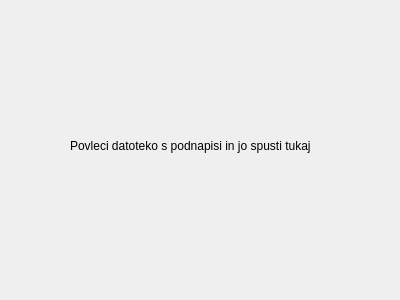
<?xml version="1.0" encoding="UTF-8"?>
<ui version="4.0">
 <class>PopraviPodnapise</class>
 <widget class="QMainWindow" name="PopraviPodnapise">
  <property name="geometry">
   <rect>
    <x>0</x>
    <y>0</y>
    <width>400</width>
    <height>300</height>
   </rect>
  </property>
  <property name="acceptDrops">
   <bool>true</bool>
  </property>
  <property name="windowTitle">
   <string>PopraviPodnapise</string>
  </property>
  <widget class="QWidget" name="centralWidget">
   <property name="acceptDrops">
    <bool>true</bool>
   </property>
   <property name="autoFillBackground">
    <bool>false</bool>
   </property>
   <widget class="QStackedWidget" name="stackedWidget">
    <property name="geometry">
     <rect>
      <x>10</x>
      <y>10</y>
      <width>381</width>
      <height>281</height>
     </rect>
    </property>
    <property name="currentIndex">
     <number>0</number>
    </property>
    <widget class="QWidget" name="page">
     <widget class="QLabel" name="label">
      <property name="geometry">
       <rect>
        <x>60</x>
        <y>110</y>
        <width>241</width>
        <height>51</height>
       </rect>
      </property>
      <property name="minimumSize">
       <size>
        <width>241</width>
        <height>51</height>
       </size>
      </property>
      <property name="maximumSize">
       <size>
        <width>241</width>
        <height>51</height>
       </size>
      </property>
      <property name="text">
       <string>Povleci datoteko s podnapisi in jo spusti tukaj.</string>
      </property>
     </widget>
    </widget>
    <widget class="QWidget" name="page_2">
     <layout class="QVBoxLayout" name="verticalLayout"/>
    </widget>
   </widget>
   <zorder>stackedWidget</zorder>
   <zorder>pushButton_2</zorder>
  </widget>
 </widget>
 <layoutdefault spacing="6" margin="11"/>
 <resources/>
 <connections/>
 <buttongroups>
  <buttongroup name="buttonGroup"/>
 </buttongroups>
</ui>
